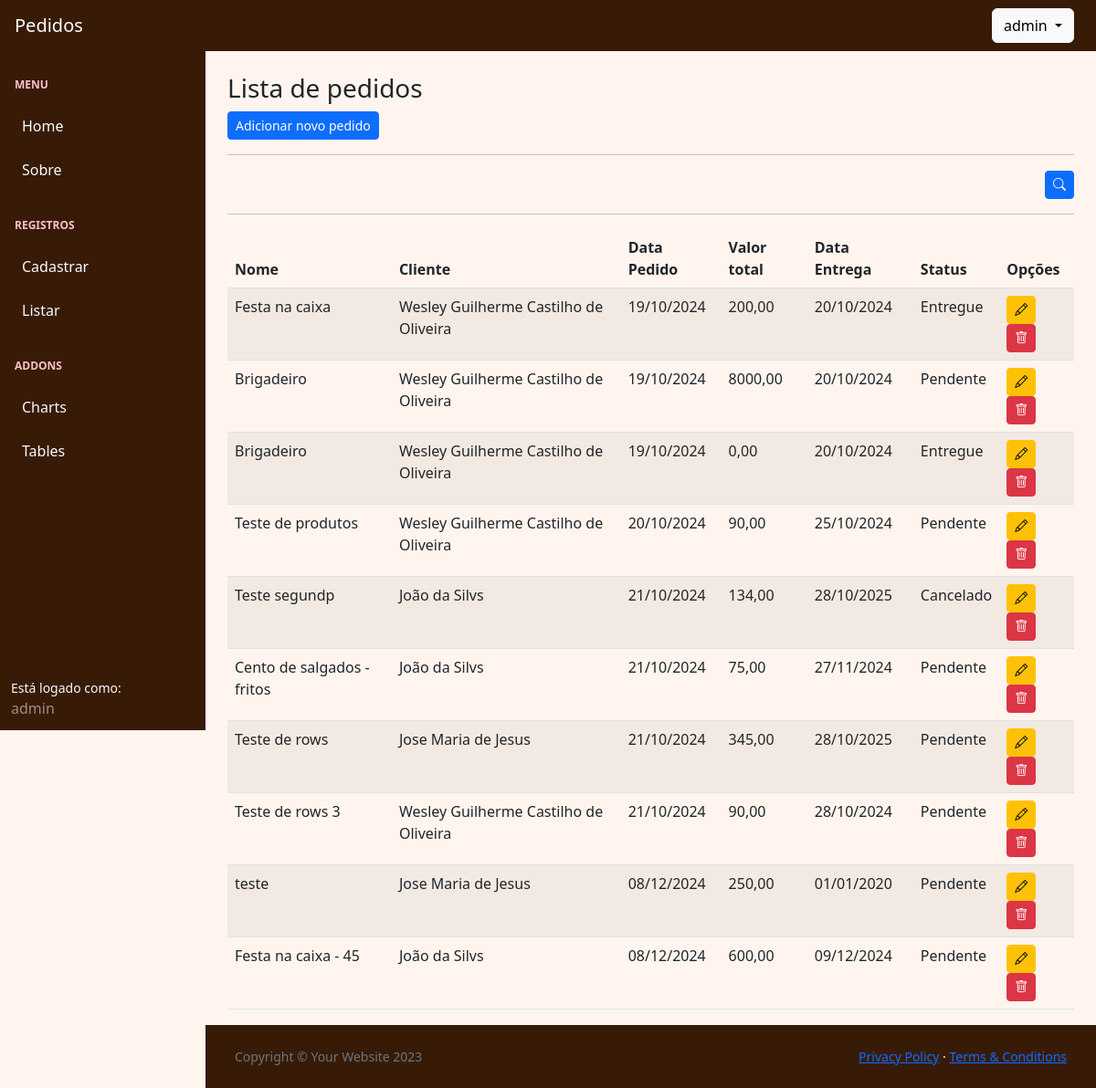
Screenshot of /listar/pedidos/ (signed in) with the database file from the repository.
### cadastros/models.py (models this page shows, shortened)
class Pedido(models.Model):
    nome = models.CharField(max_length=100, verbose_name='Nome', blank=True, null=True)
    cliente = models.ForeignKey(Cliente, on_delete=models.PROTECT)
    data_pedido = models.DateTimeField(auto_now_add=True, verbose_name='Data do Pedido')
    data_entrega = models.DateTimeField(null=True, verbose_name='Data de Entrega')
    valor_adiantado = models.DecimalField(max_digits=10, decimal_places=2, default=0, verbose_name='Valor Adiantado')
    valor_total = models.DecimalField(max_digits=10, decimal_places=2, default=0, verbose_name='Valor Total')
    status = models.CharField(max_length=50, default="Pendente", verbose_name="Status", choices=[("Pendente", "Pendente"), ("Entregue", "Entregue"), ("Cancelado", "Cancelado")])
    criado_por = models.ForeignKey(User, on_delete=models.PROTECT, null=True, blank=True, verbose_name='Criado por')

class Cliente(models.Model):
    nome = models.CharField(max_length=100, verbose_name='Nome')
    telefone = models.CharField(max_length=20, verbose_name='Telefone')
    endereco = models.CharField(max_length=200, null=True, verbose_name='Endereço', blank=True)
    data_cadastro = models.DateTimeField(auto_now_add=True, verbose_name='Data de Cadastro')
    def __str__(self):
        return "{}".format(self.nome)

### cadastros/views.py (the view)
# urls.py: path('listar/pedidos/', PedidoList.as_view(), name='listar-pedido'),
class PedidoList(LoginRequiredMixin, FilterView):
    login_url = reverse_lazy('login')
    model = Pedido
    template_name = 'cadastros/listas/pedido.html'
    context_object_name = 'pedidos'
    filterset_class = PedidoFilter

### cadastros/templates/cadastros/listas/pedido.html (shortened to what this page needs)
{% extends "paginas/modelo.html" %}
{% load static %}
{% block conteudo %}
<h3>Lista de pedidos</h3>
<a href="{% url 'cadastrar-pedido' %}" class="btn btn-primary btn-sm">Adicionar novo pedido</a>
<hr>
{% include 'cadastros/listas/filter_form.html' %}
<hr>
<div class="table-responsive">
    <table class="table table-striped" id="tabela-listar">
        <thead>
            <tr>
                <th>Nome</th>
                <th>Cliente</th>
                <th>Data Pedido</th>
                <th>Valor total</th>
                <th>Data Entrega</th>
                <th>Status</th>
                <th>Opções</th>
            </tr>
        </thead>
        <tbody>
            {% for object in object_list %}
            <tr>
                <td>{{ object.nome }}</td>
                <td>{{ object.cliente }}</td>
                <td data-sort="{{ object.data_pedido|date:'Ymd' }}">{{ object.data_pedido|date:"d/m/Y" }}</td>
                <td>{{ object.valor_total }}</td>
                <td data-sort="{{ object.data_entrega|date:'Ymd' }}">{{ object.data_entrega|date:"d/m/Y" }}</td>
                <td>{{ object.status }}</td>
                <td>
                    <a href="{% url 'atualizar-pedido' object.id %}" class="btn btn-warning btn-sm"><i
                            class="bi bi-pencil"></i></a>
                    <a href="{% url 'excluir-pedido' object.id %}" class="btn btn-danger btn-sm"><i
                            class="bi bi-trash"></i>
                </td>
            </tr>
            {% empty %}
            <tr>
                <td colspan="3">Nenhum registro encontrado</td>
            </tr>
            {% endfor %}
        </tbody>
    </table>
</div>
{% endblock %}

### paginas/templates/paginas/modelo.html (shortened to what this page needs)
{% load static %}
<!DOCTYPE html>
<html lang="pt-br">
    <head>
        <link href="https://cdn.jsdelivr.net/npm/simple-datatables@7.1.2/dist/style.min.css" rel="stylesheet" />
        <link href="{% static 'css/styles.css' %}" rel="stylesheet" />
        <link href="https://cdn.datatables.net/v/bs4/dt-2.1.8/datatables.min.css" rel="stylesheet">
        <link rel="stylesheet" href="https://cdn.jsdelivr.net/npm/bootstrap-icons@1.11.3/font/bootstrap-icons.min.css">
    </head>
    <body class="sb-nav-fixed">
        {% block menu_superior %}
        <nav class="sb-topnav navbar navbar-expand navbar-dark border-light border-1" style="background-color: #371b07;">
            <a class="navbar-brand ps-3 justify-content-center" href="{% url 'inicio' %}">Pedidos</a>
            <button class="btn btn-link btn-sm order-1 order-lg-0 me-4 me-lg-0" id="sidebarToggle" href="#!"></button>
            {% if request.user.is_authenticated %}
            <ul class="navbar-nav ms-auto me-md-0 me-3 me-lg-4">
                <li class="nav-item dropdown">
                    <a class="btn btn-light dropdown-toggle" id="navbarDropdown" href="#" role="button" data-bs-toggle="dropdown" aria-expanded="false">
                        {{ request.user.username }}
                    </a>
                </li>
            </ul>
            {% else %}
            <a href="{% url 'inicio' %}" class="btn btn-light ms-auto me-3">
                Entrar
            </a>
            {% endif %}
        </nav>
        {% endblock %}
        <div id="layoutSidenav">
            {% block menu_lateral %}
            <div id="layoutSidenav_nav">
                <nav class="sb-sidenav accordion sb-sidenav-dark" style="background-color: #371b07;" id="sidenavAccordion">
                    <div class="sb-sidenav-menu border-light border-1">
                        <div class="nav">
                            <div class="sb-sidenav-menu-heading" style="color: #ffc0cb;">Menu</div>
                            <a class="nav-link text-light" href="{% url 'inicio' %}">
                                Home
                            </a>
                            <a class="nav-link text-light" href="{% url 'sobre' %}">
                                Sobre
                            </a>
                            {% if request.user.is_authenticated %}
                            <div class="sb-sidenav-menu-heading" style="color: #ffc0cb;">Registros</div>
                            <a class="nav-link collapsed text-light" href="#" data-bs-toggle="collapse"
                                data-bs-target="#collapseCadastrar" aria-expanded="false" aria-controls="collapseLayouts">
                                Cadastrar
                            </a>
                            <a class="nav-link collapsed text-light" href="#" data-bs-toggle="collapse"
                                data-bs-target="#collapseListar" aria-expanded="false" aria-controls="collapseLayouts">
                                Listar
                            </a>
                            <div class="sb-sidenav-menu-heading" style="color: #ffc0cb;">Addons</div>
                            <a class="nav-link text-light" href="">
                                Charts
                            </a>
                            <a class="nav-link text-light" href="">
                                Tables
                            </a>
                            {% endif %}
                        </div>
                    </div>
                    <div class="sb-sidenav-footer border-light border-1" style="background-color: #371b07;">
                        <div class="small text-light">Está logado como:</div>
                        {{request.user.username }}
                    </div>
                </nav>
            </div>
            {% endblock %}
            <div id="layoutSidenav_content" style="background-color: #FFF5EE;">
                <main>
                    <div class="container-fluid px-4">
                        <br>
                        {% block conteudo %}{% endblock %}
                    </div>
                </main>
                {% block rodape %}
                <footer class="py-4 p-2 text-white mt-auto border-top border-light" style="background-color: #371b07;">
                    <div class="container-fluid px-4">
                        <div class="d-flex align-items-center justify-content-between small">
                            <div class="text-muted">Copyright &copy; Your Website 2023</div>
                            <div>
                                <a href="#">Privacy Policy</a>
                                &middot;
                                <a href="#">Terms &amp; Conditions</a>
                            </div>
                        </div>
                    </div>
                </footer>
                {% endblock %}
            </div>
        </div>
    </body>
</html>

### rows the page displays
Pedido: nome "Festa na caixa", cliente "Wesley Guilherme Castilho de Oliveira", data_pedido "19/10/2024", valor_total "200,00", data_entrega "20/10/2024", status "Entregue"
Pedido: nome "Brigadeiro", cliente "Wesley Guilherme Castilho de Oliveira", data_pedido "19/10/2024", valor_total "8000,00", data_entrega "20/10/2024", status "Pendente"
Pedido: nome "Brigadeiro", cliente "Wesley Guilherme Castilho de Oliveira", data_pedido "19/10/2024", valor_total "0,00", data_entrega "20/10/2024", status "Entregue"
Pedido: nome "Teste de produtos", cliente "Wesley Guilherme Castilho de Oliveira", data_pedido "20/10/2024", valor_total "90,00", data_entrega "25/10/2024", status "Pendente"
Pedido: nome "Teste segundp", cliente "João da Silvs", data_pedido "21/10/2024", valor_total "134,00", data_entrega "28/10/2025", status "Cancelado"
Pedido: nome "Cento de salgados - fritos", cliente "João da Silvs", data_pedido "21/10/2024", valor_total "75,00", data_entrega "27/11/2024", status "Pendente"
Pedido: nome "Teste de rows", cliente "Jose Maria de Jesus", data_pedido "21/10/2024", valor_total "345,00", data_entrega "28/10/2025", status "Pendente"
Pedido: nome "Teste de rows 3", cliente "Wesley Guilherme Castilho de Oliveira", data_pedido "21/10/2024", valor_total "90,00", data_entrega "28/10/2024", status "Pendente"
Pedido: nome "teste", cliente "Jose Maria de Jesus", data_pedido "08/12/2024", valor_total "250,00", data_entrega "01/01/2020", status "Pendente"
Pedido: nome "Festa na caixa - 45", cliente "João da Silvs", data_pedido "08/12/2024", valor_total "600,00", data_entrega "09/12/2024", status "Pendente"

### other values shown
{{ request.user.username }} "admin"
